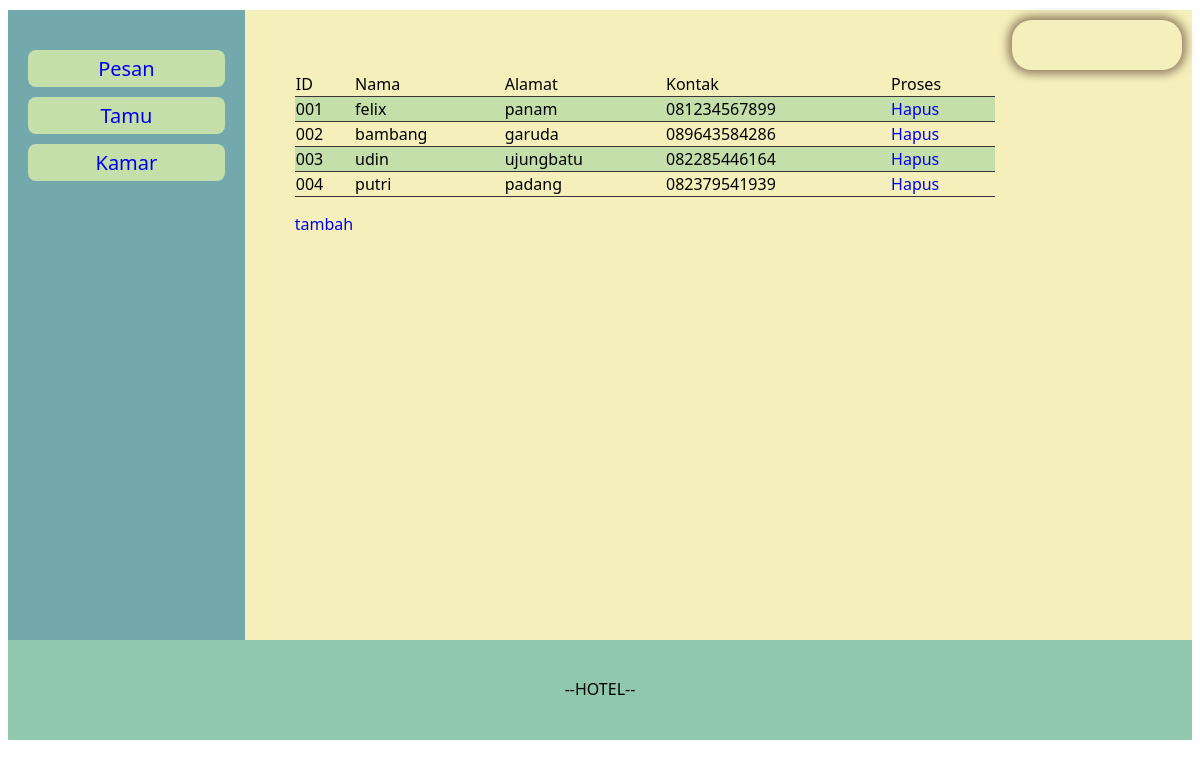
Screenshot of /hpstamu.php with the database file from the repository.
### tables this page shows
CREATE TABLE `tamu` (
  `id_tamu` varchar(3) NOT NULL,
  `nama_tamu` varchar(30) NOT NULL,
  `alamat` varchar(200) NOT NULL,
  `kontak` varchar(12) NOT NULL
);

### crud.php (called while the page is built, shortened)
<?php
Function bacaTamu($sql){
    $data = array();
    $koneksi = koneksiHotel();
    $hasil = mysqli_query($koneksi, $sql);
    $i=0;
    while($baris = mysqli_fetch_assoc($hasil)){
        $data[$i]['id_tamu']= $baris['id_tamu'];
        $data[$i]['nama'] = $baris['nama_tamu'];
        $data[$i]['alamat'] = $baris['alamat'];
        $data[$i]['kontak'] = $baris['kontak'];
        $i++;
    }
    return $data;
}
Function bacasemuaTamu(){
    return bacaTamu("select * from tamu");
}
?>

### hpstamu.php (the view, shortened to what this page needs)
<?php
    include('crud.php');
?>
<!DOCTYPE html>
<html>
<head>
    <link rel="stylesheet" href="index.css">
</head>
<body>
    <div class="container">
        <div id="content">
            <div id="side">
                <ul>
                    <li><a href="pesan.php">Pesan</a></li>
                    <li><a href="tamu.php">Tamu</a></li>
                    <li><a href="kamar.php">Kamar</a></li>
                </ul>
            </div>
            <div id="side2">
                <div id="user">
                </div><br>
                <div id="table">
                    <?php
                        $data = bacasemuaTamu();
                        if($data ==null){
                            echo "tidak ada tamu";
                        }else{
                    ?>
                <table width="700px">
                <tr>
                    <td>ID</td>
                    <td>Nama</td>
                    <td>Alamat</td>
                    <td>Kontak</td>
                    <td>Proses</td>
                </tr>
                <?php
                foreach($data as $tamu){
                    $id = $tamu['id_tamu'];
                    $nama = $tamu['nama'];
                    $alamat = $tamu['alamat'];
                    $kontak = $tamu['kontak'];
                    echo "
                        <tr>
                            <td>$id</td>
                            <td>$nama</td>
                            <td>$alamat</td>
                            <td>$kontak</td>
                            <td><a href='konhpstamu.php'>Hapus</a></td>
                        </tr>
                    ";
                }
                echo '</table>';
                }
                ?>
                <a href="tmbpesan.php"><p>tambah</p></a>
                </div>
            </div>
        </div>
        <footer>
            <br>
            <p>--HOTEL--</p>
        </footer>
    </div>
</body>
</html>

### index.css (style rules this page uses)
.container { width: 100%; height: 100%; }
body { font-family: 'Segoe UI', Tahoma, Geneva, Verdana, sans-serif;; }
a { text-decoration: none; }
#side ul { list-style: none; padding: 10px; width: 100%; float: left; }
#side ul li { padding: 5px; margin: 10px; background:#c4dfaa; text-align: center; -webkit-border-radius: 8px; -moz-border-radius: 8px; border-radius: 8px; }
#content { width: 100%; height: 630px; display:flex; margin-top: 10px; }
#side { display: flex; width: 20%; background: #73a9ad; font-size: 20px; }
#content #side2 { width: 80%; background: #f5f0bb; }
#user { float: right; margin: 10px; width: 150px; height: 30px; padding: 10px; text-align: center; -webkit-border-radius: 20px; -moz-border-radius: 20px; border-radius: 20px; box-shadow: 0px 0px 10px 4px rgba(40,0,0,0.48); -webkit-box-shadow: 0px 0px 10px 4px rgba(40,0,0,0.48); -moz-box-shadow: 0px 0px 10px 4px rgba(40,0,0,0.48); }
#table { margin: 40px 0 0 50px; }
footer { width: 100%; height: 100px; background: #90C8AC; text-align: center; }
table { border-collapse: collapse; }
tr { border-bottom: 1px solid rgb(58, 52, 52); }
tr:nth-child(even) { background-color: #c4dfaa; }

### rows the page displays
tamu: id_tamu "001", nama_tamu "felix", alamat "panam", kontak "081234567899"
tamu: id_tamu "002", nama_tamu "bambang", alamat "garuda", kontak "089643584286"
tamu: id_tamu "003", nama_tamu "udin", alamat "ujungbatu", kontak "082285446164"
tamu: id_tamu "004", nama_tamu "putri", alamat "padang", kontak "082379541939"
